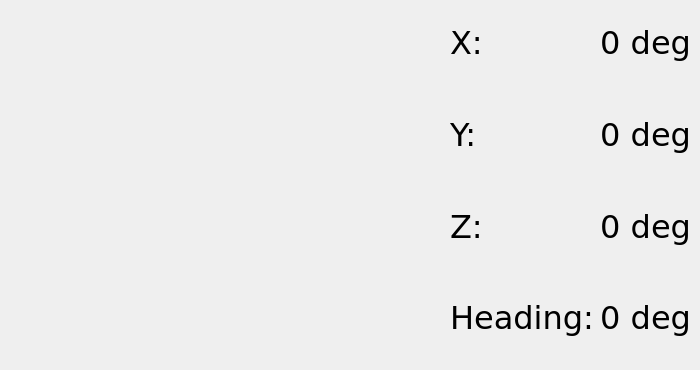
    <widget class="QWidget" name="tabCompass">
     <attribute name="title">
      <string>Compass</string>
     </attribute>
     <widget class="QWidget" name="frameCompass" native="true">
      <property name="geometry">
       <rect>
        <x>10</x>
        <y>0</y>
        <width>371</width>
        <height>361</height>
       </rect>
      </property>
      <property name="autoFillBackground">
       <bool>true</bool>
      </property>
     </widget>
     <widget class="QWidget" name="layoutWidget1">
      <property name="geometry">
       <rect>
        <x>450</x>
        <y>0</y>
        <width>241</width>
        <height>361</height>
       </rect>
      </property>
      <layout class="QGridLayout" name="gridLayout_3">
       <item row="0" column="0">
        <widget class="QLabel" name="label18_12">
         <property name="font">
          <font>
           <family>Verdana</family>
           <pointsize>24</pointsize>
          </font>
         </property>
         <property name="text">
          <string>X:</string>
         </property>
        </widget>
       </item>
       <item row="0" column="1">
        <spacer name="horizontalSpacer_4">
         <property name="orientation">
          <enum>Qt::Horizontal</enum>
         </property>
         <property name="sizeHint" stdset="0">
          <size>
           <width>40</width>
           <height>20</height>
          </size>
         </property>
        </spacer>
       </item>
       <item row="0" column="2">
        <widget class="QLabel" name="lblCompassX">
         <property name="font">
          <font>
           <family>Verdana</family>
           <pointsize>24</pointsize>
          </font>
         </property>
         <property name="text">
          <string>0 deg</string>
         </property>
         <property name="alignment">
          <set>Qt::AlignRight|Qt::AlignTrailing|Qt::AlignVCenter</set>
         </property>
        </widget>
       </item>
       <item row="1" column="0">
        <widget class="QLabel" name="label18_13">
         <property name="font">
          <font>
           <family>Verdana</family>
           <pointsize>24</pointsize>
          </font>
         </property>
         <property name="text">
          <string>Y:</string>
         </property>
        </widget>
       </item>
       <item row="1" column="1">
        <spacer name="horizontalSpacer_5">
         <property name="orientation">
          <enum>Qt::Horizontal</enum>
         </property>
         <property name="sizeHint" stdset="0">
          <size>
           <width>40</width>
           <height>20</height>
          </size>
         </property>
        </spacer>
       </item>
       <item row="1" column="2">
        <widget class="QLabel" name="lblCompassY">
         <property name="font">
          <font>
           <family>Verdana</family>
           <pointsize>24</pointsize>
          </font>
         </property>
         <property name="text">
          <string>0 deg</string>
         </property>
         <property name="alignment">
          <set>Qt::AlignRight|Qt::AlignTrailing|Qt::AlignVCenter</set>
         </property>
        </widget>
       </item>
       <item row="2" column="0">
        <widget class="QLabel" name="label18_14">
         <property name="font">
          <font>
           <family>Verdana</family>
           <pointsize>24</pointsize>
          </font>
         </property>
         <property name="text">
          <string>Z:</string>
         </property>
        </widget>
       </item>
       <item row="2" column="1">
        <spacer name="horizontalSpacer_6">
         <property name="orientation">
          <enum>Qt::Horizontal</enum>
         </property>
         <property name="sizeHint" stdset="0">
          <size>
           <width>40</width>
           <height>20</height>
          </size>
         </property>
        </spacer>
       </item>
       <item row="2" column="2">
        <widget class="QLabel" name="lblCompassZ">
         <property name="font">
          <font>
           <family>Verdana</family>
           <pointsize>24</pointsize>
          </font>
         </property>
         <property name="text">
          <string>0 deg</string>
         </property>
         <property name="alignment">
          <set>Qt::AlignRight|Qt::AlignTrailing|Qt::AlignVCenter</set>
         </property>
        </widget>
       </item>
       <item row="3" column="0">
        <widget class="QLabel" name="label18_15">
         <property name="font">
          <font>
           <family>Verdana</family>
           <pointsize>24</pointsize>
          </font>
         </property>
         <property name="text">
          <string>Heading:</string>
         </property>
        </widget>
       </item>
       <item row="3" column="1">
        <spacer name="horizontalSpacer_15">
         <property name="orientation">
          <enum>Qt::Horizontal</enum>
         </property>
         <property name="sizeHint" stdset="0">
          <size>
           <width>40</width>
           <height>20</height>
          </size>
         </property>
        </spacer>
       </item>
       <item row="3" column="2">
        <widget class="QLabel" name="lblCompassHeading">
         <property name="font">
          <font>
           <family>Verdana</family>
           <pointsize>24</pointsize>
          </font>
         </property>
         <property name="text">
          <string>0 deg</string>
         </property>
         <property name="alignment">
          <set>Qt::AlignRight|Qt::AlignTrailing|Qt::AlignVCenter</set>
         </property>
        </widget>
       </item>
      </layout>
     </widget>
    </widget>
